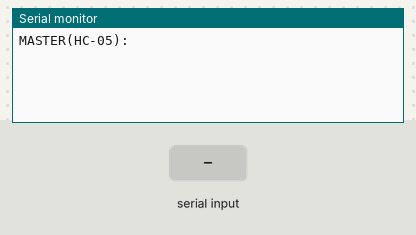
The sketch below on a simulated Arduino Mega 2560, built with avr-gcc and run on an emulated ATmega2560. Shown: the last lines printed to the serial monitor. The test bench sets the inputs (shaded band).

Above: at 1.2 s.
1.3 s: "1" received over the second serial link
At 1.8 s:
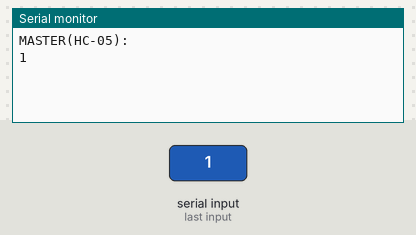
2.8 s: "0" received over the second serial link
At 4.1 s:
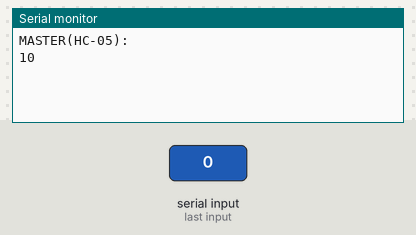

Measured:
- after the input at 1.3 s, the serial monitor: prints a new line at once (image 1)
- after the input at 2.8 s, the serial monitor: prints a new line at once (image 2)

The sketch:

BT_Master_Setup.ino
```cpp
void setup()
{
  Serial.begin(9600);
  Serial.println("MASTER(HC-05):");

  // HC-06 default baud rate is 9600
  Serial1.begin(9600);
}

void loop()
{

  // Keep reading from HC-06 and send to Arduino Serial Monitor
  if (Serial1.available())
    Serial.write(Serial1.read());

  // Keep reading from Arduino Serial Monitor and send to HC-06
  if (Serial.available())
    Serial1.write(Serial.read());
}
```
